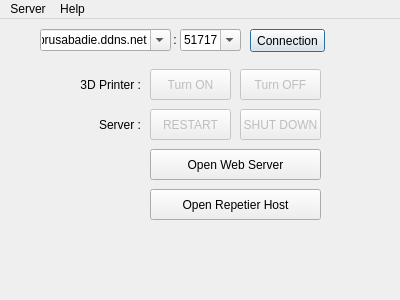
<?xml version="1.0" encoding="UTF-8"?>
<ui version="4.0">
 <class>MainWindow</class>
 <widget class="QMainWindow" name="MainWindow">
  <property name="geometry">
   <rect>
    <x>0</x>
    <y>0</y>
    <width>400</width>
    <height>300</height>
   </rect>
  </property>
  <property name="minimumSize">
   <size>
    <width>400</width>
    <height>300</height>
   </size>
  </property>
  <property name="maximumSize">
   <size>
    <width>400</width>
    <height>300</height>
   </size>
  </property>
  <property name="windowTitle">
   <string>Raspberry Pi - 3D Printer - Client</string>
  </property>
  <widget class="QWidget" name="centralWidget">
   <widget class="QComboBox" name="comboBox_Server_IP">
    <property name="geometry">
     <rect>
      <x>40</x>
      <y>10</y>
      <width>131</width>
      <height>22</height>
     </rect>
    </property>
    <property name="editable">
     <bool>true</bool>
    </property>
    <property name="currentText">
     <string>prusabadie.ddns.net</string>
    </property>
   </widget>
   <widget class="QPushButton" name="PushButton_Connect_to_Server">
    <property name="geometry">
     <rect>
      <x>250</x>
      <y>10</y>
      <width>75</width>
      <height>23</height>
     </rect>
    </property>
    <property name="text">
     <string>Connection</string>
    </property>
    <property name="shortcut">
     <string>Return</string>
    </property>
    <property name="checkable">
     <bool>false</bool>
    </property>
    <property name="checked">
     <bool>false</bool>
    </property>
    <property name="autoDefault">
     <bool>true</bool>
    </property>
    <property name="default">
     <bool>true</bool>
    </property>
    <property name="flat">
     <bool>false</bool>
    </property>
   </widget>
   <widget class="QComboBox" name="comboBox_Server_Port">
    <property name="geometry">
     <rect>
      <x>180</x>
      <y>10</y>
      <width>61</width>
      <height>22</height>
     </rect>
    </property>
    <property name="editable">
     <bool>true</bool>
    </property>
    <property name="currentText">
     <string>51717</string>
    </property>
   </widget>
   <widget class="QLabel" name="Server_IP_PORT_separator">
    <property name="geometry">
     <rect>
      <x>170</x>
      <y>10</y>
      <width>16</width>
      <height>21</height>
     </rect>
    </property>
    <property name="text">
     <string> :</string>
    </property>
   </widget>
   <widget class="QLabel" name="server_label">
    <property name="geometry">
     <rect>
      <x>70</x>
      <y>90</y>
      <width>71</width>
      <height>31</height>
     </rect>
    </property>
    <property name="text">
     <string>Server :</string>
    </property>
    <property name="alignment">
     <set>Qt::AlignRight|Qt::AlignTrailing|Qt::AlignVCenter</set>
    </property>
   </widget>
   <widget class="QLabel" name="prusa_label">
    <property name="geometry">
     <rect>
      <x>70</x>
      <y>50</y>
      <width>71</width>
      <height>31</height>
     </rect>
    </property>
    <property name="text">
     <string>3D Printer :</string>
    </property>
    <property name="alignment">
     <set>Qt::AlignRight|Qt::AlignTrailing|Qt::AlignVCenter</set>
    </property>
   </widget>
   <widget class="QPushButton" name="Server_Stop">
    <property name="enabled">
     <bool>false</bool>
    </property>
    <property name="geometry">
     <rect>
      <x>240</x>
      <y>90</y>
      <width>81</width>
      <height>31</height>
     </rect>
    </property>
    <property name="text">
     <string>SHUT DOWN</string>
    </property>
   </widget>
   <widget class="QPushButton" name="Prusa_OFF">
    <property name="enabled">
     <bool>false</bool>
    </property>
    <property name="geometry">
     <rect>
      <x>240</x>
      <y>50</y>
      <width>81</width>
      <height>31</height>
     </rect>
    </property>
    <property name="text">
     <string>Turn OFF</string>
    </property>
   </widget>
   <widget class="QPushButton" name="Prusa_ON">
    <property name="enabled">
     <bool>false</bool>
    </property>
    <property name="geometry">
     <rect>
      <x>150</x>
      <y>50</y>
      <width>81</width>
      <height>31</height>
     </rect>
    </property>
    <property name="text">
     <string>Turn ON</string>
    </property>
   </widget>
   <widget class="QLabel" name="Server_MSG">
    <property name="geometry">
     <rect>
      <x>20</x>
      <y>240</y>
      <width>361</width>
      <height>21</height>
     </rect>
    </property>
    <property name="text">
     <string/>
    </property>
   </widget>
   <widget class="QPushButton" name="Server_ReStart">
    <property name="enabled">
     <bool>false</bool>
    </property>
    <property name="geometry">
     <rect>
      <x>150</x>
      <y>90</y>
      <width>81</width>
      <height>31</height>
     </rect>
    </property>
    <property name="text">
     <string>RESTART</string>
    </property>
   </widget>
   <widget class="QPushButton" name="Server_Web_Open">
    <property name="enabled">
     <bool>true</bool>
    </property>
    <property name="geometry">
     <rect>
      <x>150</x>
      <y>130</y>
      <width>171</width>
      <height>31</height>
     </rect>
    </property>
    <property name="text">
     <string>Open Web Server</string>
    </property>
   </widget>
   <widget class="QPushButton" name="Server_Rep_Host">
    <property name="enabled">
     <bool>true</bool>
    </property>
    <property name="geometry">
     <rect>
      <x>150</x>
      <y>170</y>
      <width>171</width>
      <height>31</height>
     </rect>
    </property>
    <property name="text">
     <string>Open Repetier Host</string>
    </property>
   </widget>
  </widget>
  <widget class="QMenuBar" name="menuBar">
   <property name="geometry">
    <rect>
     <x>0</x>
     <y>0</y>
     <width>400</width>
     <height>21</height>
    </rect>
   </property>
   <widget class="QMenu" name="Options">
    <property name="title">
     <string>Server</string>
    </property>
    <addaction name="actionOptions"/>
   </widget>
   <widget class="QMenu" name="menuAide">
    <property name="title">
     <string>Help</string>
    </property>
    <addaction name="actionAbout"/>
   </widget>
   <addaction name="Options"/>
   <addaction name="menuAide"/>
  </widget>
  <action name="actionOptions">
   <property name="text">
    <string>Options</string>
   </property>
  </action>
  <action name="actionAbout">
   <property name="text">
    <string>About...</string>
   </property>
  </action>
 </widget>
 <layoutdefault spacing="6" margin="11"/>
 <resources/>
 <connections/>
</ui>
